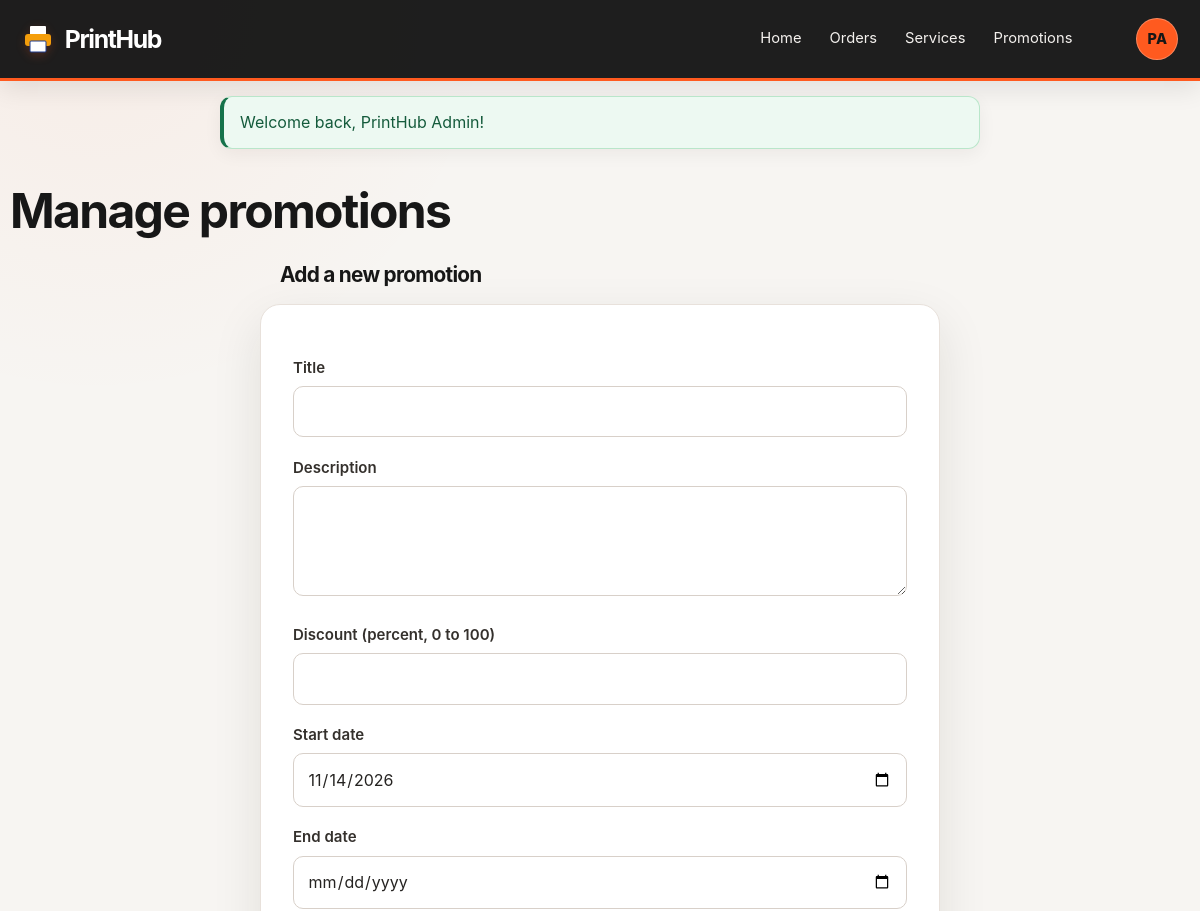
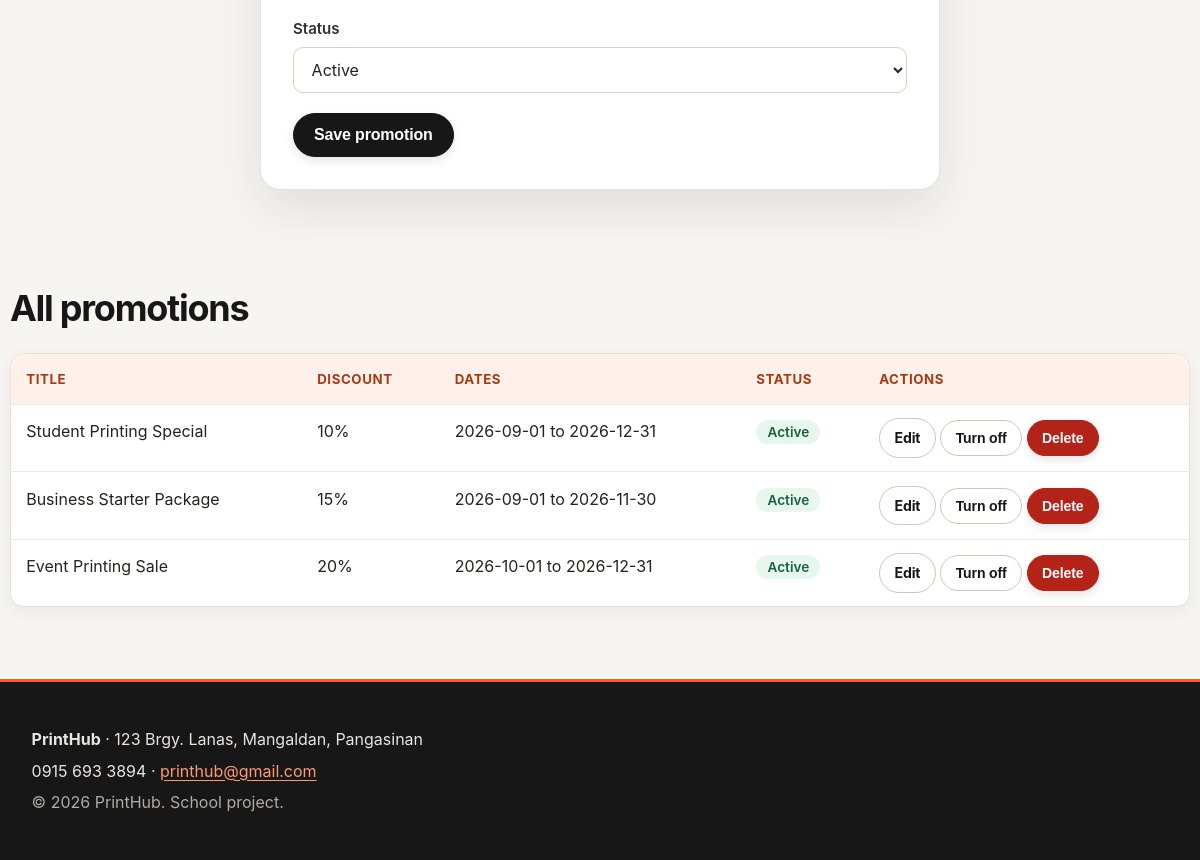
The app's page /admin/promotions.php (signed in) with its own data (2 pictures, top to bottom).
### tables this page shows
CREATE TABLE promotions (
    promotion_id INT          NOT NULL AUTO_INCREMENT,
    title        VARCHAR(100) NOT NULL,
    description  TEXT         DEFAULT NULL,
    discount     DECIMAL(5,2) NOT NULL DEFAULT 0.00,      
    start_date   DATE         NOT NULL,
    end_date     DATE         NOT NULL,
    status       ENUM('active','inactive') NOT NULL DEFAULT 'active',
    PRIMARY KEY (promotion_id),
    CONSTRAINT chk_promo_discount CHECK (discount BETWEEN 0 AND 100)
);

### includes/bootstrap.php (called while the page is built, shortened)
<?php
require_once ROOT_PATH . '/includes/helpers.php';
spl_autoload_register(function (string $class): void {
    $prefix = 'PrintHub\\';
    $file = ROOT_PATH . '/src/' . substr($class, strlen($prefix)) . '.php';
});

### src/Database.php (called while the page is built, shortened)
<?php
class Database
{
    private static ?PDO $connection = null;
    public static function connect(): PDO
    {
        if (self::$connection === null) {
            try {
                $dsn = 'mysql:host=' . DB_HOST . ';dbname=' . DB_NAME . ';charset=utf8mb4';
                self::$connection = new PDO($dsn, DB_USER, DB_PASS, [
                    PDO::ATTR_ERRMODE            => PDO::ERRMODE_EXCEPTION,
                    PDO::ATTR_DEFAULT_FETCH_MODE => PDO::FETCH_ASSOC,
                    PDO::ATTR_EMULATE_PREPARES   => false,
                ]);
            } catch (PDOException $e) {
                throw new RuntimeException('Could not connect to the database. Is MySQL running and is printhub imported?');
            }
        }
        return self::$connection;
    }
}

### src/Promotion.php (called while the page is built, shortened)
<?php
class Promotion extends BaseModel
{
    protected function table(): string      { return 'promotions'; }
    protected function primaryKey(): string { return 'promotion_id'; }
}

### src/BaseModel.php (called while the page is built, shortened)
<?php
abstract class BaseModel
{
    protected PDO $db;
    public function __construct()
    {
        $this->db = Database::connect();
    }
    public function all(): array
    {
        $sql = 'SELECT * FROM ' . $this->table() . ' ORDER BY ' . $this->primaryKey();
        return $this->db->query($sql)->fetchAll();
    }
}

### admin/promotions.php (the view, shortened to what this page needs)
<?php
require __DIR__ . '/../includes/bootstrap.php';
$promotions = new Promotion();
$values = ['promotion_id' => '', 'title' => '', 'description' => '', 'discount' => '',
           'start_date' => date('Y-m-d'), 'end_date' => '', 'status' => 'active'];
$list      = $promotions->all();
require __DIR__ . '/../includes/header.php';
?>
<div class="container section">
    <h1 class="admin-page-title">Manage promotions</h1>
    <div class="admin-manage-form-area">
    <h2 class="admin-form-title"><?= $values['promotion_id'] !== '' ? 'Edit promotion' : 'Add a new promotion' ?></h2>
    <form class="form" method="post" action="<?= e(url('admin/promotions.php')) ?>" novalidate>
        <label for="title">Title</label>
        <input type="text" id="title" name="title" value="<?= e($values['title']) ?>" maxlength="100" required>
        <label for="description">Description</label>
        <textarea id="description" name="description" rows="3" maxlength="1000"><?= e($values['description']) ?></textarea>
        <label for="discount">Discount (percent, 0 to 100)</label>
        <input type="number" id="discount" name="discount" value="<?= e($values['discount']) ?>" min="0" max="100" step="0.01" required>
        <label for="start_date">Start date</label>
        <input type="date" id="start_date" name="start_date" value="<?= e($values['start_date']) ?>" required>
        <label for="end_date">End date</label>
        <input type="date" id="end_date" name="end_date" value="<?= e($values['end_date']) ?>" required>
        <label for="status">Status</label>
        <select id="status" name="status">
            <option value="active" <?= $values['status'] === 'active' ? 'selected' : '' ?>>Active</option>
        </select>
        <button class="btn" type="submit">Save promotion</button>
    </form>
    </div>
    <h2>All promotions</h2>
    <div class="table-wrap">
        <table>
            <thead><tr><th scope="col">Title</th><th scope="col">Discount</th><th scope="col">Dates</th><th scope="col">Status</th><th scope="col">Actions</th></tr></thead>
            <tbody>
            <?php foreach ($list as $p): ?>
                <tr>
                    <td><?= e($p['title']) ?></td>
                    <td><?= e(rtrim(rtrim(number_format((float)$p['discount'], 2), '0'), '.')) ?>%</td>
                    <td><?= e($p['start_date']) ?> to <?= e($p['end_date']) ?></td>
                    <td><span class="status status-<?= $p['status'] === 'active' ? 'completed' : 'cancelled' ?>"><?= e(ucfirst($p['status'])) ?></span></td>
                    <td>
                        <a class="btn btn-outline btn-small" href="<?= e(url('admin/promotions.php?edit=' . (int)$p['promotion_id'])) ?>">Edit</a>
                        <form method="post" class="inline-form" action="<?= e(url('admin/promotions.php')) ?>">
                            <button class="btn btn-outline btn-small" type="submit"><?= $p['status'] === 'active' ? 'Turn off' : 'Turn on' ?></button>
                        </form>
                        <form method="post" class="inline-form" action="<?= e(url('admin/promotions.php')) ?>" onsubmit="return confirm('Delete this promotion?');">
                            <button class="btn btn-danger btn-small" type="submit">Delete</button>
                        </form>
                    </td>
                </tr>
            <?php endforeach; ?>
            </tbody>
        </table>
    </div>
</div>
<?php require __DIR__ . '/../includes/footer.php'; ?>

### records on screen
promotions: title "Student Printing Special", discount "10", start_date "2026-09-01", end_date "2026-12-31", status "Active", shows "Turn off"
promotions: title "Business Starter Package", discount "15", start_date "2026-09-01", end_date "2026-11-30", status "Active", shows "Turn off"
promotions: title "Event Printing Sale", discount "20", start_date "2026-10-01", end_date "2026-12-31", status "Active", shows "Turn off"

### other values on screen
SHOP_NAME "PrintHub"
$label "Home Orders Services Promotions"
$userInitials "PA"
$item['message'] "Welcome back, PrintHub Admin!"
SHOP_ADDRESS "123 Brgy. Lanas, Mangaldan, Pangasinan"
SHOP_PHONE "0915 693 3894"
SHOP_EMAIL "printhub@gmail.com"
